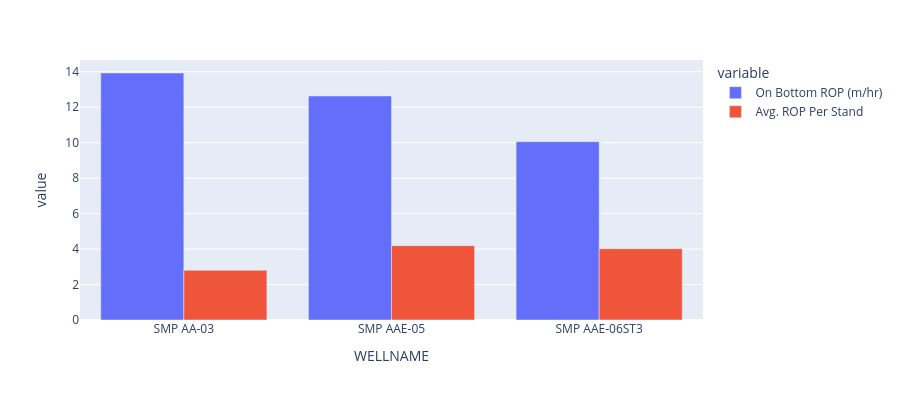

Here is the notebook cell this chart was saved with:
### Code cell
OffsetWell_OBH_ROP_DF = OffsetWell_DF_RAW.groupby('WELLNAME').agg(
    {
        "Total Stand Drilling Meterage (m)":'mean',
        'On Bottom state (hrs)':'mean',
        'Total Stand Duration (hrs)':'mean'
    }
).reset_index()

display(OffsetWell_OBH_ROP_DF)
# OBH_ROP_DF = Data_Temp.copy()

# OBH_ROP_DF = OBH_ROP_DF[OBH_ROP_DF['SUB-ACTIVITY']=='Connection']

# OBH_ROP_DF = OBH_ROP_DF[OBH_ROP_DF['Total Stand Drilling Meterage (m)']!=0]
OffsetWell_OBH_ROP_DF['On Bottom ROP (m/hr)'] = OffsetWell_OBH_ROP_DF['Total Stand Drilling Meterage (m)'] / (OffsetWell_OBH_ROP_DF['On Bottom state (hrs)'])
OffsetWell_OBH_ROP_DF['Avg. ROP Per Stand'] = OffsetWell_OBH_ROP_DF['Total Stand Drilling Meterage (m)'] / (OffsetWell_OBH_ROP_DF['Total Stand Duration (hrs)'])
# OBH_ROP_DF
import plotly.express as px
fig = px.bar(OffsetWell_OBH_ROP_DF, x="WELLNAME", y=['On Bottom ROP (m/hr)','Avg. ROP Per Stand'],
              barmode='group',
             height=400)
fig.show()

### Figure 1 — Plotly figure (JSON) as saved in the notebook; plotly's stock layout.template omitted (floating-point values rounded to 4 significant figures)
{"data": [{"alignmentgroup": "True", "hovertemplate": "variable=On Bottom ROP (m/hr)<br>WELLNAME=%{x}<br>value=%{y}<extra></extra>", "legendgroup": "On Bottom ROP (m/hr)", "marker": {"color": "#636efa", "pattern": {"shape": ""}}, "name": "On Bottom ROP (m/hr)", "offsetgroup": "On Bottom ROP (m/hr)", "orientation": "v", "showlegend": true, "textposition": "auto", "type": "bar", "x": ["SMP AA-03", "SMP AAE-05", "SMP AAE-06ST3"], "xaxis": "x", "y": [13.93, 12.64, 10.06], "yaxis": "y"}, {"alignmentgroup": "True", "hovertemplate": "variable=Avg. ROP Per Stand<br>WELLNAME=%{x}<br>value=%{y}<extra></extra>", "legendgroup": "Avg. ROP Per Stand", "marker": {"color": "#EF553B", "pattern": {"shape": ""}}, "name": "Avg. ROP Per Stand", "offsetgroup": "Avg. ROP Per Stand", "orientation": "v", "showlegend": true, "textposition": "auto", "type": "bar", "x": ["SMP AA-03", "SMP AAE-05", "SMP AAE-06ST3"], "xaxis": "x", "y": [2.803, 4.193, 4.021], "yaxis": "y"}], "layout": {"barmode": "group", "height": 400, "legend": {"title": {"text": "variable"}, "tracegroupgap": 0}, "margin": {"t": 60}, "xaxis": {"anchor": "y", "domain": [0, 1], "title": {"text": "WELLNAME"}}, "yaxis": {"anchor": "x", "domain": [0, 1], "title": {"text": "value"}}}}
